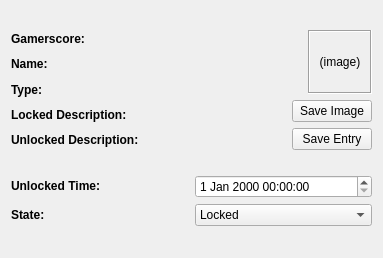
<?xml version="1.0" encoding="UTF-8"?>
<ui version="4.0">
 <class>AchievementViewer</class>
 <widget class="QDialog" name="AchievementViewer">
  <property name="geometry">
   <rect>
    <x>0</x>
    <y>0</y>
    <width>383</width>
    <height>258</height>
   </rect>
  </property>
  <property name="maximumSize">
   <size>
    <width>410</width>
    <height>258</height>
   </size>
  </property>
  <property name="font">
   <font>
    <family>Arial</family>
   </font>
  </property>
  <property name="windowTitle">
   <string>Achievement Entry</string>
  </property>
  <layout class="QVBoxLayout" name="verticalLayout_4">
   <item>
    <layout class="QHBoxLayout" name="horizontalLayout_6">
     <item>
      <layout class="QVBoxLayout" name="verticalLayout">
       <item>
        <widget class="QLabel" name="gamerscoreLbl">
         <property name="minimumSize">
          <size>
           <width>239</width>
           <height>0</height>
          </size>
         </property>
         <property name="font">
          <font>
           <family>Arial</family>
          </font>
         </property>
         <property name="text">
          <string>&lt;b&gt;Gamerscore: &lt;b&gt;</string>
         </property>
         <property name="wordWrap">
          <bool>true</bool>
         </property>
        </widget>
       </item>
       <item>
        <widget class="QLabel" name="nameLbl">
         <property name="minimumSize">
          <size>
           <width>239</width>
           <height>0</height>
          </size>
         </property>
         <property name="font">
          <font>
           <family>Arial</family>
          </font>
         </property>
         <property name="text">
          <string>&lt;b&gt;Name: &lt;/b&gt;</string>
         </property>
         <property name="wordWrap">
          <bool>true</bool>
         </property>
        </widget>
       </item>
       <item>
        <widget class="QLabel" name="typeLbl">
         <property name="sizePolicy">
          <sizepolicy hsizetype="Preferred" vsizetype="Preferred">
           <horstretch>0</horstretch>
           <verstretch>0</verstretch>
          </sizepolicy>
         </property>
         <property name="minimumSize">
          <size>
           <width>239</width>
           <height>0</height>
          </size>
         </property>
         <property name="font">
          <font>
           <family>Arial</family>
          </font>
         </property>
         <property name="text">
          <string>&lt;b&gt;Type: &lt;/b&gt;</string>
         </property>
         <property name="wordWrap">
          <bool>true</bool>
         </property>
        </widget>
       </item>
       <item>
        <widget class="QLabel" name="lockedDescLbl">
         <property name="minimumSize">
          <size>
           <width>239</width>
           <height>0</height>
          </size>
         </property>
         <property name="font">
          <font>
           <family>Arial</family>
          </font>
         </property>
         <property name="text">
          <string>&lt;b&gt;Locked Description: &lt;/b&gt;</string>
         </property>
         <property name="wordWrap">
          <bool>true</bool>
         </property>
        </widget>
       </item>
       <item>
        <widget class="QLabel" name="unlockedDescLbl">
         <property name="minimumSize">
          <size>
           <width>239</width>
           <height>0</height>
          </size>
         </property>
         <property name="font">
          <font>
           <family>Arial</family>
          </font>
         </property>
         <property name="text">
          <string>&lt;b&gt;Unlocked Description: &lt;/b&gt;</string>
         </property>
         <property name="wordWrap">
          <bool>true</bool>
         </property>
        </widget>
       </item>
      </layout>
     </item>
     <item>
      <layout class="QVBoxLayout" name="verticalLayout_3">
       <item>
        <layout class="QHBoxLayout" name="horizontalLayout_3">
         <item>
          <spacer name="horizontalSpacer_2">
           <property name="orientation">
            <enum>Qt::Horizontal</enum>
           </property>
           <property name="sizeHint" stdset="0">
            <size>
             <width>40</width>
             <height>20</height>
            </size>
           </property>
          </spacer>
         </item>
         <item>
          <widget class="QLabel" name="label_2">
           <property name="minimumSize">
            <size>
             <width>64</width>
             <height>64</height>
            </size>
           </property>
           <property name="maximumSize">
            <size>
             <width>64</width>
             <height>64</height>
            </size>
           </property>
           <property name="font">
            <font>
             <family>Arial</family>
            </font>
           </property>
           <property name="frameShape">
            <enum>QFrame::Box</enum>
           </property>
           <property name="frameShadow">
            <enum>QFrame::Sunken</enum>
           </property>
           <property name="text">
            <string>(image)</string>
           </property>
           <property name="alignment">
            <set>Qt::AlignCenter</set>
           </property>
          </widget>
         </item>
        </layout>
       </item>
       <item>
        <layout class="QHBoxLayout" name="horizontalLayout_5">
         <item>
          <spacer name="horizontalSpacer_4">
           <property name="orientation">
            <enum>Qt::Horizontal</enum>
           </property>
           <property name="sizeHint" stdset="0">
            <size>
             <width>40</width>
             <height>20</height>
            </size>
           </property>
          </spacer>
         </item>
         <item>
          <widget class="QPushButton" name="pushButton">
           <property name="font">
            <font>
             <family>Arial</family>
            </font>
           </property>
           <property name="layoutDirection">
            <enum>Qt::LeftToRight</enum>
           </property>
           <property name="autoFillBackground">
            <bool>false</bool>
           </property>
           <property name="text">
            <string>Save Image</string>
           </property>
           <property name="checkable">
            <bool>false</bool>
           </property>
           <property name="autoDefault">
            <bool>false</bool>
           </property>
           <property name="default">
            <bool>false</bool>
           </property>
           <property name="flat">
            <bool>false</bool>
           </property>
          </widget>
         </item>
        </layout>
       </item>
       <item>
        <layout class="QHBoxLayout" name="horizontalLayout_4">
         <item>
          <spacer name="horizontalSpacer_5">
           <property name="orientation">
            <enum>Qt::Horizontal</enum>
           </property>
           <property name="sizeHint" stdset="0">
            <size>
             <width>40</width>
             <height>20</height>
            </size>
           </property>
          </spacer>
         </item>
         <item>
          <widget class="QPushButton" name="pushButton_2">
           <property name="font">
            <font>
             <family>Arial</family>
            </font>
           </property>
           <property name="text">
            <string>Save Entry</string>
           </property>
           <property name="autoDefault">
            <bool>false</bool>
           </property>
          </widget>
         </item>
        </layout>
       </item>
      </layout>
     </item>
    </layout>
   </item>
   <item>
    <layout class="QVBoxLayout" name="verticalLayout_2">
     <item>
      <layout class="QHBoxLayout" name="horizontalLayout">
       <item>
        <widget class="QLabel" name="label_5">
         <property name="font">
          <font>
           <family>Arial</family>
          </font>
         </property>
         <property name="text">
          <string>&lt;b&gt;Unlocked Time: &lt;/b&gt;</string>
         </property>
        </widget>
       </item>
       <item>
        <widget class="QDateTimeEdit" name="unlockedTimeDte">
         <property name="font">
          <font>
           <family>Arial</family>
          </font>
         </property>
        </widget>
       </item>
      </layout>
     </item>
     <item>
      <layout class="QHBoxLayout" name="horizontalLayout_2">
       <item>
        <widget class="QLabel" name="label_7">
         <property name="font">
          <font>
           <family>Arial</family>
          </font>
         </property>
         <property name="text">
          <string>&lt;b&gt;State: &lt;/b&gt;</string>
         </property>
        </widget>
       </item>
       <item>
        <widget class="QComboBox" name="stateCmbx">
         <property name="font">
          <font>
           <family>Arial</family>
          </font>
         </property>
         <item>
          <property name="text">
           <string>Locked</string>
          </property>
         </item>
         <item>
          <property name="text">
           <string>Unlocked Offline</string>
          </property>
         </item>
         <item>
          <property name="text">
           <string>Unlocked Online</string>
          </property>
         </item>
        </widget>
       </item>
      </layout>
     </item>
    </layout>
   </item>
  </layout>
 </widget>
 <resources/>
 <connections/>
</ui>
